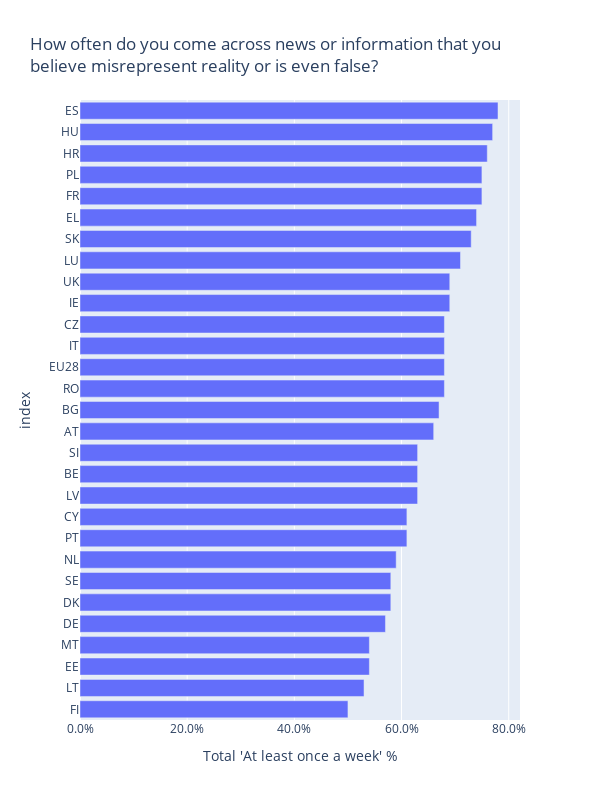

The notebook cell this image was saved under:
### Code cell
title = "How often do you come across news or information that you<br>\
believe misrepresent reality or is even false?"

column = "Total 'At least once a week' %"

df = df.sort_values(column)

fig = px.bar(df, x=column, title = title,
             height = 800, width = 600)
fig.update_layout(xaxis_tickformat = '.1%')

fig.show()

### Figure 1 — Plotly figure (JSON) as saved in the notebook; plotly's stock layout.template omitted (floating-point values rounded to 4 significant figures)
{"data": [{"alignmentgroup": "True", "hovertemplate": "Total 'At least once a week' %=%{x}<br>index=%{y}<extra></extra>", "legendgroup": "", "marker": {"color": "#636efa", "pattern": {"shape": ""}}, "name": "", "offsetgroup": "", "orientation": "h", "showlegend": false, "textposition": "auto", "type": "bar", "x": [0.5, 0.53, 0.54, 0.54, 0.57, 0.58, 0.58, 0.59, 0.61, 0.61, 0.63, 0.63, 0.63, 0.66, 0.67, 0.68, 0.68, 0.68, 0.68, 0.69, 0.69, 0.71, 0.73, 0.74, 0.75, 0.75, 0.76, 0.77, 0.78], "xaxis": "x", "y": ["FI", "LT", "EE", "MT", "DE", "DK", "SE", "NL", "PT", "CY", "LV", "BE", "SI", "AT", "BG", "RO", "EU28", "IT", "CZ", "IE", "UK", "LU", "SK", "EL", "FR", "PL", "HR", "HU", "ES"], "yaxis": "y"}], "layout": {"barmode": "relative", "height": 800, "legend": {"tracegroupgap": 0}, "title": {"text": "How often do you come across news or information that you<br>believe misrepresent reality or is even false?"}, "width": 600, "xaxis": {"anchor": "y", "autorange": true, "domain": [0, 1], "range": [0, 0.8211], "tickformat": ".1%", "title": {"text": "Total 'At least once a week' %"}, "type": "linear"}, "yaxis": {"anchor": "x", "autorange": true, "domain": [0, 1], "range": [-0.5, 28.5], "title": {"text": "index"}, "type": "category"}}}
